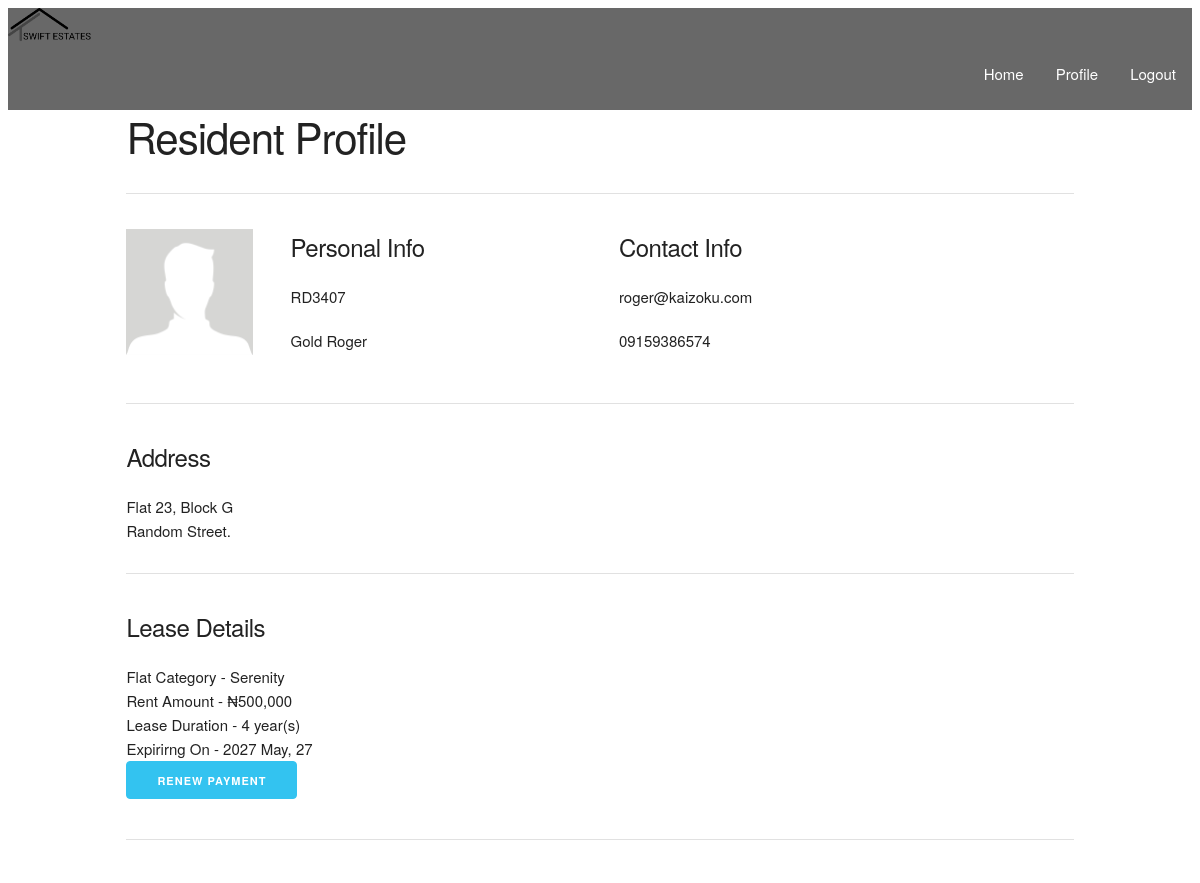
The app's page /profile (signed in), older data.
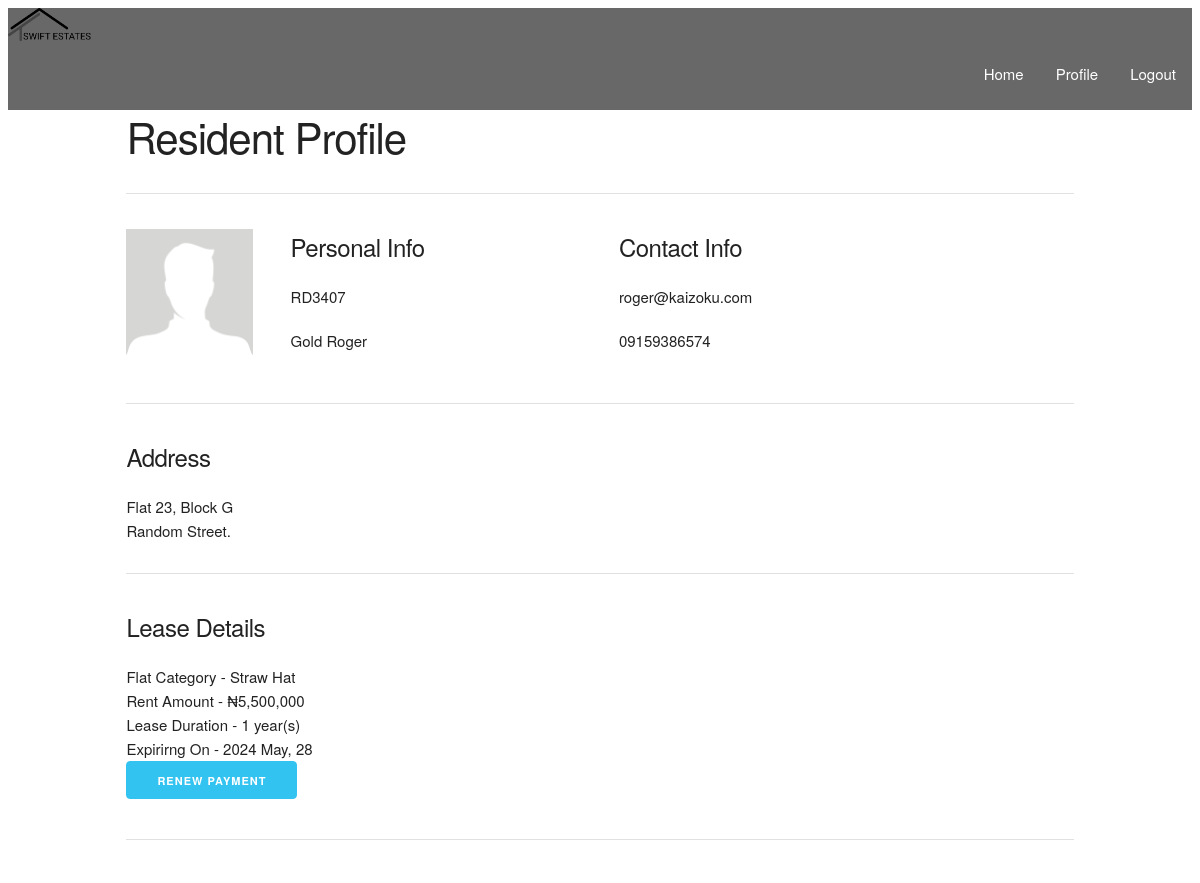
The same page, newer data.
### estate/models.py (models this page shows, shortened)
class FlatType(db.Model):
    __tablename__ = 'flattypes'
    id = db.Column(db.Integer, primary_key=True)
    name = db.Column(db.String(64))
    description = db.Column(db.Text())
    rent = db.Column(db.Integer)
    bedrooms = db.Column(db.Integer)
    bathrooms = db.Column(db.Integer, default=bedrooms)
    num_available = db.Column(db.Integer)
    residents = db.relationship('User', backref='flattype', lazy='dynamic')

class User(UserMixin, db.Model):
    __tablename__ = 'users'
    id = db.Column(db.Integer, primary_key=True)
    user_tag = db.Column(db.String(64), unique=True)
    password_hash = db.Column(db.String(128))
    fullname = db.Column(db.String(128))
    email = db.Column(db.String(128))
    number = db.Column(db.String(64))
    is_active = db.Column(db.BOOLEAN)
    is_staff = db.Column(db.BOOLEAN, default=False)
    joined_date = db.Column(db.DateTime, default=datetime.now())
    lease_duration = db.Column(db.Integer)
    lease_expiry = db.Column(db.DateTime)
    lease_start = db.Column(db.DateTime)
    @property
    def password(self):
        raise AttributeError('PROPERTY NOT ACCESSIBLE')
    role_id = db.Column(db.Integer, db.ForeignKey('roles.id'), name='fk_user_role_id')
    payments = db.relationship('Payment', backref='resident', lazy='dynamic')
    flattype_id = db.Column(db.Integer, db.ForeignKey('flattypes.id'), name='fk_resident_flattype_id')

### estate/blueprints/main/views.py (the view)
@main.route('/profile')
@role_required('RESIDENT')
def profile():
    return render_template('main/profile.html')

### estate/models.py (called while the page is built)
@login_manager.user_loader
def load_user(user_id):
    return User.query.get(user_id)

### estate/templates/main/profile.html (shortened to what this page needs)
{% extends "base.html" %}
{% block content %}
<header>
    {% include "partials/navbar.html" %}
</header>
<div class="container">
    {% if current_user.is_authenticated and current_user.role_id == 1 %}
    <h2>Resident Profile</h2> <hr>
    <div class="row">
        <div class="two columns">
            <img src="{{ url_for('static', filename='img/profile-image.jpg') }}" class="u-max-full-width">
        </div>
        <div class="four columns">
            <h5>Personal Info</h5>
            <h6>{{ current_user.user_tag }}</h6>
            <h6>{{ current_user.fullname }}</h6>
        </div>
        <div class="six columns">
            <h5>Contact Info</h5>
            <h6>{{ current_user.email }}</h6>
            <h6>{{ current_user.number }}</h6>
        </div>
    </div>
    <hr>
    <div class="row">
        <div class="twelve columns">
            <h5>Address</h5>
            {% if current_user.flattype %}
            Flat 23, Block G <br> Random Street.
            {% else %}
            User does not have an active lease, hence no address.
            {% endif %}
        </div>
    </div>
    <hr>
    <div class="row">
        <h5>Lease Details</h5>
        {% if current_user.flattype %}
        Flat Category - {{ current_user.flattype.name }} <br>
        Rent Amount - {{ '₦{:,}'.format(current_user.flattype.rent) }} <br>
        Lease Duration - {{ current_user.lease_duration }} year(s)<br>
        Expirirng On - {{ current_user.lease_expiry.strftime('%Y %B, %d') }}
        <div>
            <a href="{{ url_for('.renew_payment') }}" class="button button-primary">Renew Payment</a>
        </div>
        {% else %}
        <p>User has no active lease. Kindly secure one to see lease details.</p>
        {% endif %}
    </div>
    <hr>
    {% endif %}
</div>
{% endblock %}

Row changes from the older to the newer data that the page shows:
no longer on this page (row edited): FlatType: flattype.name "Serenity", flattype.rent "₦500,000"
changed User "RD3407": lease_duration "4" → "1"; lease_expiry "2027 May, 27" → "2024 May, 28"
added FlatType: flattype.name "Straw Hat", flattype.rent "₦5,500,000"
